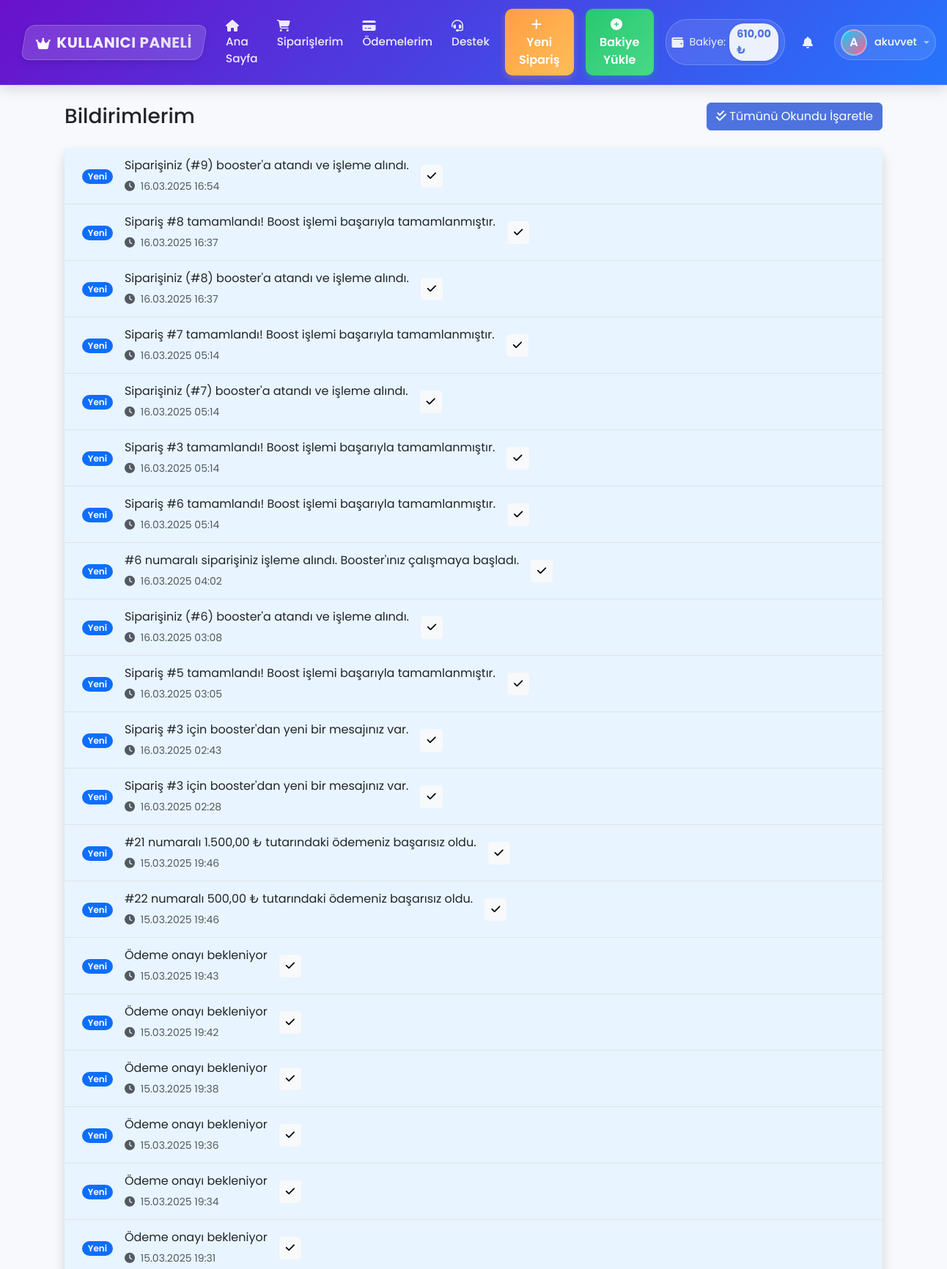
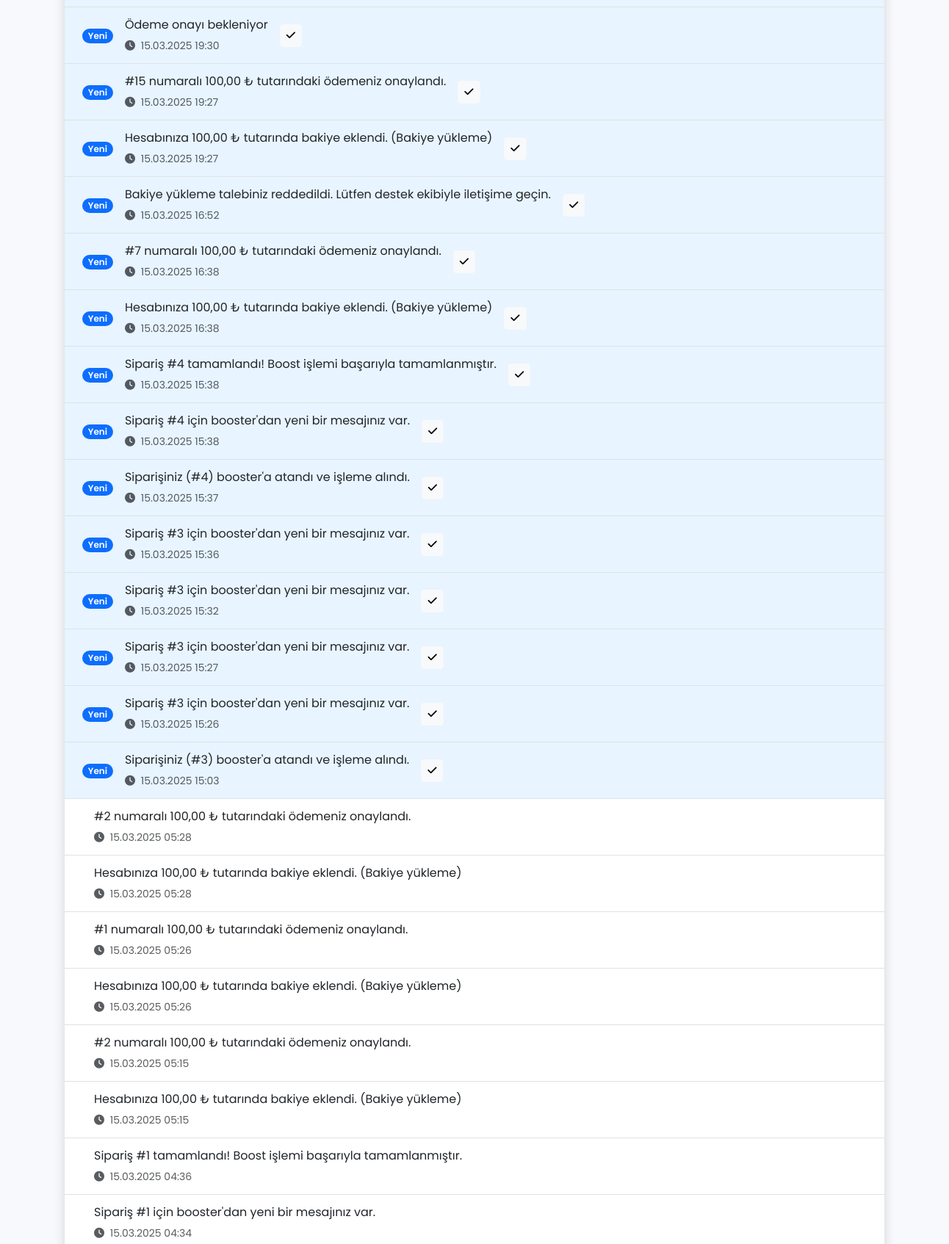
Page /Elo-Dosyalar/user/notifications.php (signed in, upper part) on the committed database (2 pictures, top to bottom).
### tables this page shows
CREATE TABLE `users` (
  `id` int NOT NULL,
  `username` varchar(50) NOT NULL,
  `email` varchar(100) NOT NULL,
  `password` varchar(255) NOT NULL,
  `role` enum('admin','booster','user') NOT NULL DEFAULT 'user',
  `balance` decimal(10,2) NOT NULL DEFAULT '0.00',
  `status` enum('active','inactive') NOT NULL DEFAULT 'active',
  `created_at` timestamp NULL DEFAULT CURRENT_TIMESTAMP,
  `updated_at` timestamp NULL DEFAULT CURRENT_TIMESTAMP ON UPDATE CURRENT_TIMESTAMP
);

CREATE TABLE `notifications` (
  `id` int NOT NULL,
  `user_id` int NOT NULL,
  `message` text NOT NULL,
  `status` enum('unread','read') NOT NULL DEFAULT 'unread',
  `created_at` timestamp NULL DEFAULT CURRENT_TIMESTAMP,
  `updated_at` timestamp NULL DEFAULT CURRENT_TIMESTAMP ON UPDATE CURRENT_TIMESTAMP
);

### Elo-Dosyalar/user/notifications.php (the view, shortened to what this page needs)
<?php
require_once '../includes/config.php';
try {
    $stmt = $conn->prepare("
        SELECT * FROM notifications
        WHERE user_id = ?
        ORDER BY created_at DESC
    ");
    $stmt->execute([$_SESSION['user_id']]);
    $notifications = $stmt->fetchAll(PDO::FETCH_ASSOC);
} catch(PDOException $e) {
    $_SESSION['error'] = "Bildirimler getirilirken bir hata oluştu.";
    $notifications = [];
}
?>
<!DOCTYPE html>
<html lang="tr">
<head>
    <link href="https://cdn.jsdelivr.net/npm/bootstrap@5.3.0/dist/css/bootstrap.min.css" rel="stylesheet">
    <link rel="stylesheet" href="https://cdnjs.cloudflare.com/ajax/libs/font-awesome/6.4.0/css/all.min.css">
    <link rel="stylesheet" href="../assets/css/user.css">
</head>
<body>
    <?php include 'includes/navbar.php'; ?>
    <div class="container py-4">
        <div class="d-flex justify-content-between align-items-center mb-4">
            <h1 class="h3 mb-0">Bildirimlerim</h1>
            <?php if (!empty($notifications)): ?>
                <form method="POST" action="" class="d-inline">
                    <button type="submit" name="mark_all_read" class="btn btn-primary">
                        <i class="fas fa-check-double"></i> Tümünü Okundu İşaretle
                    </button>
                </form>
            <?php endif; ?>
        </div>
        <div class="card shadow">
            <div class="card-body p-0">
                <?php if (empty($notifications)): ?>
                    <div class="text-center py-5">
                        <i class="fas fa-bell-slash fa-3x text-muted mb-3"></i>
                        <p class="text-muted mb-0">Henüz bildiriminiz bulunmuyor.</p>
                    </div>
                <?php else: ?>
                    <div class="list-group list-group-flush">
                        <?php foreach ($notifications as $notification): ?>
                            <div class="list-group-item notification-item <?php echo $notification['status'] === 'unread' ? 'unread' : ''; ?>">
                                <div class="d-flex justify-content-between align-items-center">
                                    <div class="d-flex align-items-center">
                                        <div class="me-3">
                                            <?php if ($notification['status'] === 'unread'): ?>
                                                <span class="badge bg-primary rounded-pill">Yeni</span>
                                            <?php endif; ?>
                                        </div>
                                        <div>
                                            <p class="mb-1"><?php echo htmlspecialchars($notification['message']); ?></p>
                                            <small class="text-muted">
                                                <i class="fas fa-clock me-1"></i>
                                                <?php echo date('d.m.Y H:i', strtotime($notification['created_at'])); ?>
                                            </small>
                                        </div>
                                    </div>
                                    <?php if ($notification['status'] === 'unread'): ?>
                                        <form method="POST" action="" class="ms-3">
                                            <button type="submit" name="mark_read" class="btn btn-sm btn-light" title="Okundu İşaretle">
                                                <i class="fas fa-check"></i>
                                            </button>
                                        </form>
                                    <?php endif; ?>
                                </div>
                            </div>
                        <?php endforeach; ?>
                    </div>
                <?php endif; ?>
            </div>
        </div>
    </div>
    <?php include 'includes/footer.php'; ?>
</body>
</html>

### Elo-Dosyalar/user/includes/navbar.php (shortened to what this page needs)
<?php
$notification_count = 0;
try {
    $stmt = $conn->prepare("
        SELECT * FROM notifications
        WHERE user_id = ? AND status = 'unread'
        ORDER BY created_at DESC
        LIMIT 5
    ");
    $stmt->execute([$_SESSION['user_id']]);
    $unread_notifications = $stmt->fetchAll(PDO::FETCH_ASSOC);
    $notification_count = count($unread_notifications);
} catch(PDOException $e) {
}
try {
    $stmt = $conn->prepare("SELECT balance FROM users WHERE id = ?");
    $stmt->execute([$_SESSION['user_id']]);
    $user_balance = $stmt->fetchColumn();
} catch(PDOException $e) {
    $user_balance = 0;
}
$current_page = basename($_SERVER['PHP_SELF']);
?>
<header class="navbar navbar-expand-lg navbar-dark navbar-user sticky-top">
    <div class="container-fluid px-3">
        <a class="navbar-brand user-logo" href="index.php">
            <span class="user-logo-text">
                <i class="fas fa-crown user-logo-icon"></i>KULLANICI PANELİ
            </span>
        </a>
        <div class="collapse navbar-collapse" id="navbarNav">
            <ul class="navbar-nav me-auto">
                <li class="nav-item">
                    <a class="nav-link nav-link-user <?php echo $current_page === 'index.php' ? 'active' : ''; ?>" href="index.php">
                        <i class="fas fa-home nav-icon"></i>Ana Sayfa
                    </a>
                </li>
                <li class="nav-item">
                    <a class="nav-link nav-link-user <?php echo $current_page === 'orders.php' ? 'active' : ''; ?>" href="orders.php">
                        <i class="fas fa-shopping-cart nav-icon"></i>Siparişlerim
                    </a>
                </li>
                <li class="nav-item">
                    <a class="nav-link nav-link-user <?php echo $current_page === 'payments.php' ? 'active' : ''; ?>" href="payments.php">
                        <i class="fas fa-credit-card nav-icon"></i>Ödemelerim
                    </a>
                </li>
                <li class="nav-item">
                    <a class="nav-link nav-link-user <?php echo in_array($current_page, ['support.php', 'view_ticket.php', 'new_ticket.php']) ? 'active' : ''; ?>" href="support.php">
                        <i class="fas fa-headset nav-icon"></i>Destek
                    </a>
                </li>
            </ul>
            <ul class="navbar-nav align-items-center">
                <li class="nav-item mx-2">
                    <a class="btn btn-user btn-order" href="new_order.php">
                        <i class="fas fa-plus me-2"></i>Yeni Sipariş
                    </a>
                </li>
                <li class="nav-item mx-2">
                    <a class="btn btn-user btn-deposit" href="deposit.php">
                        <i class="fas fa-plus-circle me-2"></i>Bakiye Yükle
                    </a>
                </li>
                <li class="nav-item mx-2">
                    <a class="nav-link balance-container" href="deposit.php">
                        <i class="fas fa-wallet balance-icon"></i>
                        <span class="balance-text d-none d-md-inline">Bakiye:</span>
                        <span class="balance-amount"><?php echo number_format($user_balance, 2, ',', '.'); ?> ₺</span>
                    </a>
                </li>
                <li class="nav-item dropdown mx-2">
                    <a class="nav-link nav-link-user position-relative" href="#" id="notificationsDropdown" role="button" data-bs-toggle="dropdown">
                        <i class="fas fa-bell nav-icon"></i>
                        <?php if ($notification_count > 0): ?>
                            <span class="notification-badge"><?php echo $notification_count; ?></span>
                        <?php endif; ?>
                    </a>
                </li>
                <li class="nav-item dropdown">
                    <a class="nav-link dropdown-toggle user-menu" href="#" id="userDropdown" role="button" data-bs-toggle="dropdown">
                        <div class="user-avatar">
                            <?php echo strtoupper(substr($_SESSION['username'], 0, 1)); ?>
                        </div>
                        <span class="user-name"><?php echo $_SESSION['username']; ?></span>
                    </a>
                </li>
            </ul>
        </div>
    </div>
</header>

### Elo-Dosyalar/assets/css/user.css (style rules this page uses)
:root { --primary-color: #4e73df; --secondary-color: #858796; --success-color: #1cc88a; --info-color: #36b9cc; --warning-color: #f6c23e; --danger-color: #e74a3b; --light-color: #f8f9fc; --dark-color: #5a5c69; }
body { min-height: 100vh; display: flex; flex-direction: column; background-color: var(--light-color); font-family: 'Poppins', sans-serif; }
.navbar { box-shadow: 0 0.15rem 1.75rem 0 rgba(58, 59, 69, 0.15); }
.card { box-shadow: 0 0.15rem 1.75rem 0 rgba(58, 59, 69, 0.15); border: none; border-radius: 0.35rem; transition: transform 0.2s, box-shadow 0.2s; }
.btn-primary { background-color: var(--primary-color); border-color: var(--primary-color); }
.badge { font-weight: 600; padding: 0.35em 0.65em; font-size: 0.75em; }
.notification-badge { position: absolute; top: 0; right: 0; transform: translate(50%, -50%); background-color: var(--danger-color); color: white; border-radius: 50%; width: 18px; height: 18px; font-size: 0.7rem; display: flex; justify-content: center; align-items: center; }
.list-group-item { border-left: none; border-right: none; padding: 1rem; }
.list-group-item:first-child { border-top: none; }

### Elo-Dosyalar/user/notifications.php (style rules this page uses)
.notification-item { transition: background-color 0.3s; }
.notification-item.unread { background-color: #e8f4ff; }

### rows in the picture
users: balance "610,00"
notifications: status "Yeni", message "Siparişiniz (#9) booster'a atandı ve işleme alındı.", created_at "16.03.2025 16:54"
notifications: status "Yeni", message "Sipariş #8 tamamlandı! Boost işlemi başarıyla tamamlanmıştır.", created_at "16.03.2025 16:37"
notifications: status "Yeni", message "Siparişiniz (#8) booster'a atandı ve işleme alındı.", created_at "16.03.2025 16:37"
notifications: status "Yeni", message "Sipariş #7 tamamlandı! Boost işlemi başarıyla tamamlanmıştır.", created_at "16.03.2025 05:14"
notifications: status "Yeni", message "Siparişiniz (#7) booster'a atandı ve işleme alındı.", created_at "16.03.2025 05:14"
notifications: status "Yeni", message "Sipariş #3 tamamlandı! Boost işlemi başarıyla tamamlanmıştır.", created_at "16.03.2025 05:14"
notifications: status "Yeni", message "Sipariş #6 tamamlandı! Boost işlemi başarıyla tamamlanmıştır.", created_at "16.03.2025 05:14"
notifications: status "Yeni", message "#6 numaralı siparişiniz işleme alındı. Booster'ınız çalışmaya başladı.", created_at "16.03.2025 04:02"
notifications: status "Yeni", message "Siparişiniz (#6) booster'a atandı ve işleme alındı.", created_at "16.03.2025 03:08"
notifications: status "Yeni", message "Sipariş #5 tamamlandı! Boost işlemi başarıyla tamamlanmıştır.", created_at "16.03.2025 03:05"
notifications: status "Yeni", message "Sipariş #3 için booster'dan yeni bir mesajınız var.", created_at "16.03.2025 02:43"
notifications: status "Yeni", message "Sipariş #3 için booster'dan yeni bir mesajınız var.", created_at "16.03.2025 02:28"
notifications: status "Yeni", message "#21 numaralı 1.500,00 ₺ tutarındaki ödemeniz başarısız oldu.", created_at "15.03.2025 19:46"
notifications: status "Yeni", message "#22 numaralı 500,00 ₺ tutarındaki ödemeniz başarısız oldu.", created_at "15.03.2025 19:46"
notifications: status "Yeni", message "Ödeme onayı bekleniyor", created_at "15.03.2025 19:43"
notifications: status "Yeni", message "Ödeme onayı bekleniyor", created_at "15.03.2025 19:42"
notifications: status "Yeni", message "Ödeme onayı bekleniyor", created_at "15.03.2025 19:38"
notifications: status "Yeni", message "Ödeme onayı bekleniyor", created_at "15.03.2025 19:36"
notifications: status "Yeni", message "Ödeme onayı bekleniyor", created_at "15.03.2025 19:34"
notifications: status "Yeni", message "Ödeme onayı bekleniyor", created_at "15.03.2025 19:31"
notifications: status "Yeni", message "Ödeme onayı bekleniyor", created_at "15.03.2025 19:30"
notifications: status "Yeni", message "#15 numaralı 100,00 ₺ tutarındaki ödemeniz onaylandı.", created_at "15.03.2025 19:27"
notifications: status "Yeni", message "Hesabınıza 100,00 ₺ tutarında bakiye eklendi. (Bakiye yükleme)", created_at "15.03.2025 19:27"
notifications: status "Yeni", message "Bakiye yükleme talebiniz reddedildi. Lütfen destek ekibiyle iletişime geçin.", created_at "15.03.2025 16:52"
notifications: status "Yeni", message "#7 numaralı 100,00 ₺ tutarındaki ödemeniz onaylandı.", created_at "15.03.2025 16:38"
notifications: status "Yeni", message "Hesabınıza 100,00 ₺ tutarında bakiye eklendi. (Bakiye yükleme)", created_at "15.03.2025 16:38"
notifications: status "Yeni", message "Sipariş #4 tamamlandı! Boost işlemi başarıyla tamamlanmıştır.", created_at "15.03.2025 15:38"
notifications: status "Yeni", message "Sipariş #4 için booster'dan yeni bir mesajınız var.", created_at "15.03.2025 15:38"
notifications: status "Yeni", message "Siparişiniz (#4) booster'a atandı ve işleme alındı.", created_at "15.03.2025 15:37"
notifications: status "Yeni", message "Sipariş #3 için booster'dan yeni bir mesajınız var.", created_at "15.03.2025 15:36"
notifications: status "Yeni", message "Sipariş #3 için booster'dan yeni bir mesajınız var.", created_at "15.03.2025 15:32"
notifications: status "Yeni", message "Sipariş #3 için booster'dan yeni bir mesajınız var.", created_at "15.03.2025 15:27"
notifications: status "Yeni", message "Sipariş #3 için booster'dan yeni bir mesajınız var.", created_at "15.03.2025 15:26"
notifications: status "Yeni", message "Siparişiniz (#3) booster'a atandı ve işleme alındı.", created_at "15.03.2025 15:03"
notifications: message "#2 numaralı 100,00 ₺ tutarındaki ödemeniz onaylandı.", created_at "15.03.2025 05:28"
notifications: message "Hesabınıza 100,00 ₺ tutarında bakiye eklendi. (Bakiye yükleme)", created_at "15.03.2025 05:28"
notifications: message "#1 numaralı 100,00 ₺ tutarındaki ödemeniz onaylandı.", created_at "15.03.2025 05:26"
notifications: message "Hesabınıza 100,00 ₺ tutarında bakiye eklendi. (Bakiye yükleme)", created_at "15.03.2025 05:26"
notifications: message "#2 numaralı 100,00 ₺ tutarındaki ödemeniz onaylandı.", created_at "15.03.2025 05:15"
notifications: message "Hesabınıza 100,00 ₺ tutarında bakiye eklendi. (Bakiye yükleme)", created_at "15.03.2025 05:15"
notifications: message "Sipariş #1 tamamlandı! Boost işlemi başarıyla tamamlanmıştır.", created_at "15.03.2025 04:36"
notifications: message "Sipariş #1 için booster'dan yeni bir mesajınız var.", created_at "15.03.2025 04:34"

### other values in the picture
substr($_SESSION['username'], 0, 1) "A"
$_SESSION['username'] "akuvvet"
